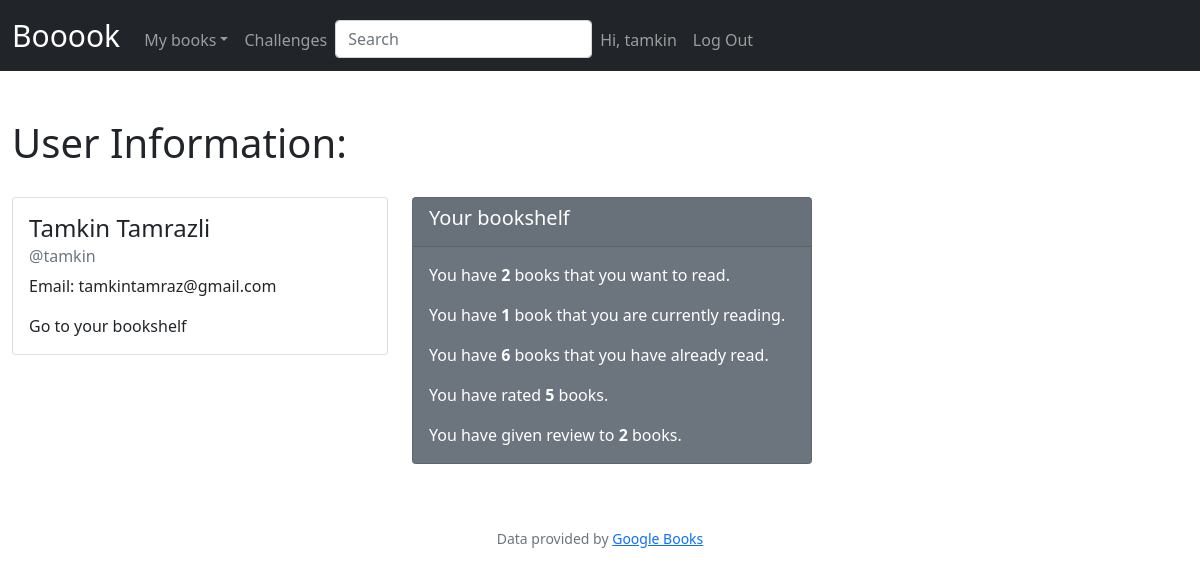
The app's page /user?id=12 (signed in) with its own data.
### tables this page shows
CREATE TABLE users (
    id INTEGER NOT NULL PRIMARY KEY AUTOINCREMENT,
    firstname TEXT NOT NULL,
    lastname TEXT NOT NULL,
    username TEXT NOT NULL UNIQUE,
    email TEXT NOT NULL UNIQUE,
    hash TEXT NOT NULL);

### app.py (the view)
@app.route("/user")
def user():
    if requires_auth():
        return redirect("/login")
    user = request.args.get("id")
    connection = sqlite3.connect("booook.db")
    db = connection.cursor()
    if int(user) == session["user_id"]:
        user_info = db.execute("SELECT * FROM users WHERE id = ?", (session["user_id"],)).fetchone()
        print(user_info)
        wtr = db.execute("SELECT COUNT(book_id) FROM shelf WHERE lib_id IN (SELECT id FROM library WHERE user_id = ? AND name = 'Want to read')", (session["user_id"],)).fetchone()[0]
        read = db.execute("SELECT COUNT(book_id) FROM shelf WHERE lib_id IN (SELECT id FROM library WHERE user_id = ? AND name = 'Read')", (session["user_id"],)).fetchone()[0]
        cread = db.execute("SELECT COUNT(book_id) FROM shelf WHERE lib_id IN (SELECT id FROM library WHERE user_id = ? AND name = 'Currently reading')", (session["user_id"],)).fetchone()[0]
        rating = db.execute("SELECT COUNT(rating) FROM book WHERE user_id = ?", (session["user_id"],)).fetchone()[0]
        review = db.execute("SELECT COUNT(review) FROM comment WHERE user_id = ?", (session["user_id"],)).fetchone()[0]
        shelf = {
            "Want to read": wtr,
            "Currently reading": cread,
            "Read": read
        }
        print(read)
        print(cread)
        print(wtr)
        return render_template("user.html", user_info = user_info, shelf = shelf, rating = rating, review = review)
    else:
        flash("You do not have access", "danger")
        return redirect("/")

### authentication.py (called while the page is built)
def requires_auth():
    if session.get("user_id") == None:
        return True
    return False

### templates/user.html (shortened to what this page needs)
{% extends "layout.html" %}
{% block main %}
<h1 style="margin-bottom: 30px">User Information:</h1>
<div class="row" style="box-border: 3px black">
    <div class="col-sm-4">
        <div class="card">
            <div class="card-body">
              <h4 class="card-title">{{user_info[1]}} {{user_info[2]}}</h4>
              <h6 class="card-subtitle mb-2 text-muted">@{{user_info[3]}}</h6>
              <p class="card-text">Email: {{user_info[4]}}</p>
              <p class="card-text">Go to your bookshelf</p>
            </div>
          </div>
    </div>
    <div class="col-sm-8" id="info">
      <div class="card text-white bg-secondary mb-3" style="max-width: 25rem;">
        <div class="card-header"><h5>Your bookshelf</h5></div>
        <div class="card-body">
          <p class="card-text">You have <strong>{{shelf["Want to read"]}}</strong>
            {% if shelf["Want to read"] > 1  %}
              books
            {% else %}
              book
            {% endif %}
            that you want to read.</p>
          <p class="card-text">You have <strong>{{shelf["Currently reading"]}}</strong>
            {% if shelf["Currently reading"] > 1  %}
              books
            {% else %}
              book
            {% endif %}
              that you are currently reading.</p>
          <p class="card-text">You have <strong>{{shelf["Read"]}}</strong>
            {% if shelf["Read"] > 1  %}
              books
            {% else %}
              book
            {% endif %}
            that you have already read.</p>
          <p class="card-text">You have rated <strong>{{rating}}</strong>
            {% if rating > 1 %}
              books.
            {% else %}
              book.
            {% endif %}</p>
          <p class="card-text">You have given review to <strong>{{review}}</strong>
            {% if review > 1 %}
              books.
            {% else %}
              book.
            {% endif %}</p>
        </div>
      </div>
    </div>
{% endblock %}

### templates/layout.html (shortened to what this page needs)
<!DOCTYPE html>
<html lang="en">
    <head>
        <link href="https://cdn.jsdelivr.net/npm/bootstrap@5.1.3/dist/css/bootstrap.min.css" rel="stylesheet">
        <link rel="stylesheet" href="https://use.fontawesome.com/releases/v5.14.0/css/all.css">
        <link href="/static/styles.css" rel="stylesheet">
    </head>
    <body>
        <nav class="navbar navbar-expand-lg navbar-dark bg-dark">
            <div class="container-fluid">
              <a class="navbar-brand" href="/"><span class="red" style="font-size:30px">Booook</span></a>
              <div class="collapse navbar-collapse" id="navbarColor02">
                {% if session["user_id"] %}
                  <ul class="navbar-nav me-auto">
                      <ul class="navbar-nav me-auto mt-2">
                          <li class="nav-item dropdown">
                            <a class="nav-link dropdown-toggle" data-bs-toggle="dropdown" href="#" role="button" aria-haspopup="true" aria-expanded="false">My books</a>
                          </li>
                          <li class="nav-item"><a class="nav-link" href="/challenge">Challenges</a></li>
                          <li class="nav-item"><form method="get" action="/search"><input autocomplete="off" class="form-control me-auto w-auto" placeholder="Search" type="text" name="search"></form></li>
                      </ul>
                      <ul class="navbar-nav ms-auto mt-2">
                          <li class="nav-item"><a class="nav-link" href = "/user?id={{session['user_id']}}">Hi, {{session["username"]}}</a></li>
                          <li class="nav-item"><a class="nav-link" href="/logout">Log Out</a></li>
                      </ul>
                {% else %}
                <ul class="navbar-nav ms-auto">
                  <ul class="navbar-nav ms-auto mt-1">
                    <li class="nav-item"><a class="nav-link text-right" href="/register">Register</a></li>
                    <li class="nav-item"><a class="nav-link" href="/login">Login</a></li>
                {% endif %}
              </div>
            </div>
          </nav>
        <main class="container-fluid py-5">
            {% block main %}{% endblock %}
        </main>
        <footer class="mb-5 small text-center text-muted">
            Data provided by <a href="https://developers.google.com/books">Google Books</a>
        </footer>
    </body>
</html>

### records on screen
users: firstname "Tamkin", lastname "Tamrazli", username "tamkin", email "tamkintamraz@gmail.com"

### other values on screen
{{ session["username"] }} "tamkin"
{{ shelf["Want to read"] }} "2"
{{ shelf["Currently reading"] }} "1"
{{ shelf["Read"] }} "6"
{{ rating }} "5"
{{ review }} "2"
